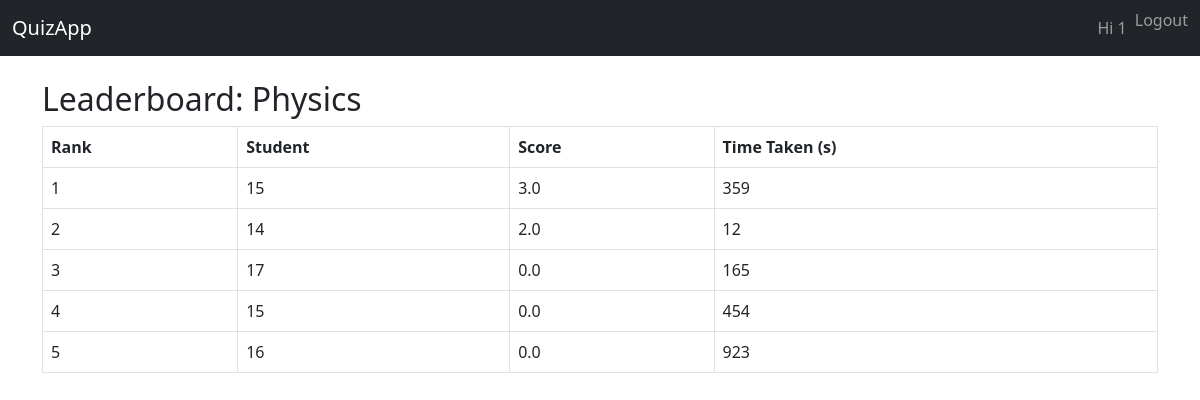
/2/leaderboard/ (signed in), run on an earlier commit of the app's database.
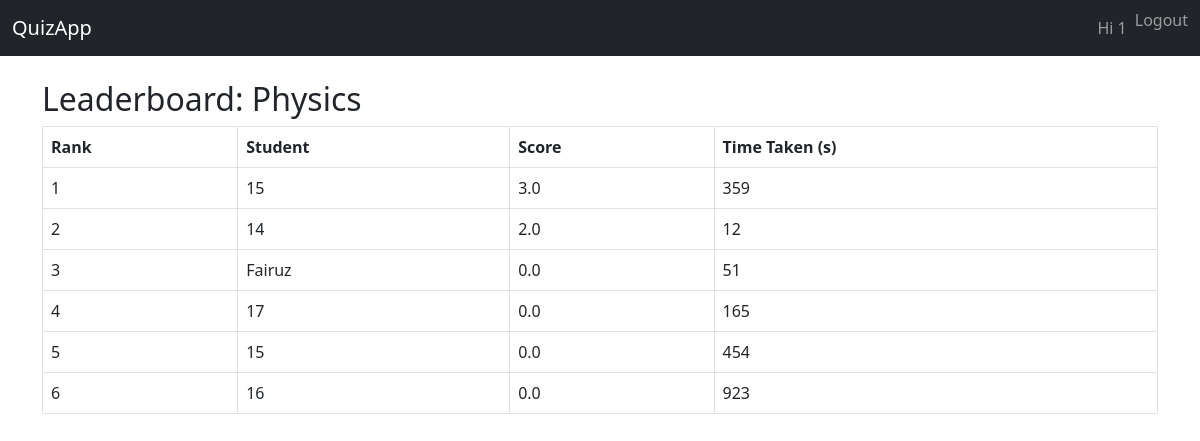
And on a later commit of the database.
### userauths/models.py (models this page shows, shortened)
class CustomUser(AbstractUser):
    full_name = models.CharField(max_length=200, blank=True)
    college = models.CharField(max_length=200, blank=True)

### quiz/models.py (models this page shows, shortened)
class Quiz(models.Model):
    STATUS_CHOICES = [('draft', 'Draft'), ('published', 'Published')]
    title = models.CharField(max_length=200)
    description = models.TextField(blank=True)
    duration = models.PositiveIntegerField(help_text='Duration in minutes')
    total_marks = models.PositiveIntegerField(default=0)
    status = models.CharField(max_length=10, choices=STATUS_CHOICES, default='draft')
    publish_date = models.DateTimeField(null=True, blank=True)
    created_at = models.DateTimeField(auto_now_add=True)
    updated_at = models.DateTimeField(auto_now=True)

class QuizAttempt(models.Model):
    student = models.ForeignKey(User, on_delete=models.CASCADE)
    quiz = models.ForeignKey(Quiz, on_delete=models.CASCADE)
    start_time = models.DateTimeField(default=timezone.now)
    submitted_at = models.DateTimeField(null=True, blank=True)
    total_score = models.FloatField(null=True, blank=True)
    time_taken = models.PositiveIntegerField(null=True, blank=True, help_text='time taken in seconds')

### quiz/views.py (the view)
# urls.py: path('<int:quiz_id>/leaderboard/', views.leaderboard, name='leaderboard'),
@login_required
def leaderboard(request, quiz_id):
    quiz = get_object_or_404(Quiz, id=quiz_id)
    attempts = QuizAttempt.objects.filter(quiz=quiz, total_score__isnull=False).order_by('-total_score', 'time_taken')[:50]
    return render(request, 'quiz/leaderboard.html', {
        'quiz': quiz,
        'attempts': attempts
    })

### quiz/templates/quiz/leaderboard.html
{% extends "base.html" %}
{% block content %}
<h2>Leaderboard: {{ quiz.title }}</h2>
<table class="table table-bordered">
  <thead>
    <tr>
      <th>Rank</th>
      <th>Student</th>
      <th>Score</th>
      <th>Time Taken (s)</th>
    </tr>
  </thead>
  <tbody>
    {% for att in attempts %}
    <tr>
      <td>{{ forloop.counter }}</td>
      <td>{{ att.student.username }}</td>
      <td>{{ att.total_score }}</td>
      <td>{{ att.time_taken }}</td>
    </tr>
    {% endfor %}
  </tbody>
</table>
{% endblock %}

### templates/base.html (shortened to what this page needs)
<!DOCTYPE html>
<html lang="en">
<head>
    <link href="https://cdn.jsdelivr.net/npm/bootstrap@5.3.0/dist/css/bootstrap.min.css" rel="stylesheet">
</head>
<body>
<nav class="navbar navbar-expand-lg navbar-dark bg-dark">
  <div class="container-fluid">
    <a class="navbar-brand" href="{% url 'quiz:quiz_list' %}">QuizApp</a>
    <div class="collapse navbar-collapse" id="navbarContent">
      <ul class="navbar-nav ms-auto mb-2 mb-lg-0">
        {% if user.is_authenticated %}
          <li class="nav-item"><a class="nav-link" href="#">Hi {{ user.username }}</a></li>
          <li class="nav-item">
            <form method="post" action="{% url 'logout' %}">
              <button type="submit" class="btn btn-link nav-link p-0">Logout</button>
            </form>
          </li>
        {% else %}
          <li class="nav-item"><a class="nav-link" href="{% url 'login' %}">Login</a></li>
          <li class="nav-item"><a class="nav-link" href="{% url 'userauths:signup' %}">Sign Up</a></li>
        {% endif %}
      </ul>
    </div>
  </div>
</nav>
<div class="container mt-4 mb-5">
    {% block content %}{% endblock %}
</div>
</body>
</html>

What changed in the data, as far as the page shows it:
added QuizAttempt: student.username "Fairuz", total_score "0.0", time_taken "51"
